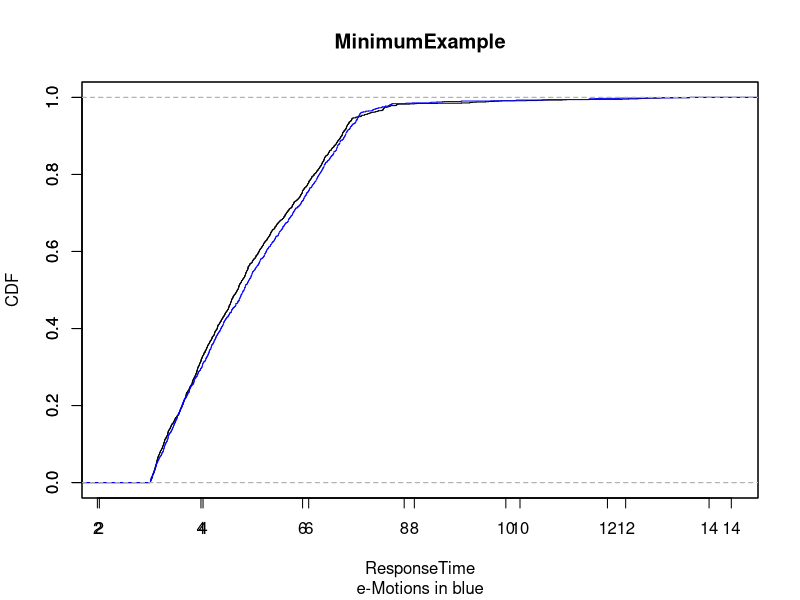

This figure's R source:
print("MinimumExampleExtended...")

minimumPCM = read.csv2("PalladioResults/result_8000.csv", header=F, dec=".")
minimumEmotions = read.csv2("MaudeResults/result_8000tu.txt", header=F, dec=".")
ks.test(minimumPCM[,1], minimumEmotions[,1])

png('outMinimumExampleExtended.png')
plot(ecdf(minimumPCM[,1]), main="", xlab="", ylab="")
par(new=TRUE)
plot(ecdf(minimumEmotions[,1]), main="", xlab="", ylab="", col="blue")
title(main="MinimumExample", sub="e-Motions in blue",
	xlab="ResponseTime", ylab="CDF")


